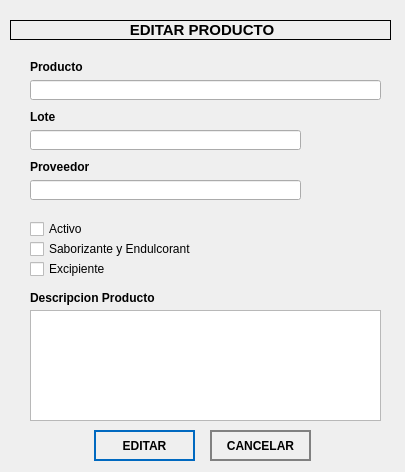
<?xml version="1.0" encoding="UTF-8"?>
<ui version="4.0">
 <class>editProductWindow</class>
 <widget class="QWidget" name="editProductWindow">
  <property name="geometry">
   <rect>
    <x>0</x>
    <y>0</y>
    <width>405</width>
    <height>472</height>
   </rect>
  </property>
  <property name="windowTitle">
   <string>Editar Producto</string>
  </property>
  <widget class="QLabel" name="label">
   <property name="geometry">
    <rect>
     <x>10</x>
     <y>20</y>
     <width>381</width>
     <height>20</height>
    </rect>
   </property>
   <property name="frameShape">
    <enum>QFrame::Box</enum>
   </property>
   <property name="text">
    <string>&lt;html&gt;&lt;head/&gt;&lt;body&gt;&lt;p align=&quot;center&quot;&gt;&lt;span style=&quot; font-size:11pt; font-weight:600;&quot;&gt;EDITAR PRODUCTO&lt;/span&gt;&lt;/p&gt;&lt;/body&gt;&lt;/html&gt;</string>
   </property>
  </widget>
  <widget class="QLabel" name="label_2">
   <property name="geometry">
    <rect>
     <x>30</x>
     <y>60</y>
     <width>61</width>
     <height>13</height>
    </rect>
   </property>
   <property name="text">
    <string>&lt;html&gt;&lt;head/&gt;&lt;body&gt;&lt;p&gt;&lt;span style=&quot; font-weight:600;&quot;&gt;Producto&lt;/span&gt;&lt;/p&gt;&lt;/body&gt;&lt;/html&gt;</string>
   </property>
  </widget>
  <widget class="QLineEdit" name="nameLineEdit">
   <property name="geometry">
    <rect>
     <x>30</x>
     <y>80</y>
     <width>351</width>
     <height>20</height>
    </rect>
   </property>
  </widget>
  <widget class="QLabel" name="label_3">
   <property name="geometry">
    <rect>
     <x>30</x>
     <y>110</y>
     <width>61</width>
     <height>13</height>
    </rect>
   </property>
   <property name="text">
    <string>&lt;html&gt;&lt;head/&gt;&lt;body&gt;&lt;p&gt;&lt;span style=&quot; font-weight:600;&quot;&gt;Lote&lt;/span&gt;&lt;/p&gt;&lt;/body&gt;&lt;/html&gt;</string>
   </property>
  </widget>
  <widget class="QLineEdit" name="loteLineEdit">
   <property name="geometry">
    <rect>
     <x>30</x>
     <y>130</y>
     <width>271</width>
     <height>20</height>
    </rect>
   </property>
  </widget>
  <widget class="QLabel" name="label_4">
   <property name="geometry">
    <rect>
     <x>30</x>
     <y>160</y>
     <width>61</width>
     <height>13</height>
    </rect>
   </property>
   <property name="text">
    <string>&lt;html&gt;&lt;head/&gt;&lt;body&gt;&lt;p&gt;&lt;span style=&quot; font-weight:600;&quot;&gt;Proveedor&lt;/span&gt;&lt;/p&gt;&lt;/body&gt;&lt;/html&gt;</string>
   </property>
  </widget>
  <widget class="QLineEdit" name="proveedorLineEdit">
   <property name="geometry">
    <rect>
     <x>30</x>
     <y>180</y>
     <width>271</width>
     <height>20</height>
    </rect>
   </property>
  </widget>
  <widget class="QCheckBox" name="activoCheckBox">
   <property name="geometry">
    <rect>
     <x>30</x>
     <y>220</y>
     <width>67</width>
     <height>18</height>
    </rect>
   </property>
   <property name="styleSheet">
    <string notr="true">Activo
font: 75 11pt &quot;Arial&quot;;</string>
   </property>
   <property name="text">
    <string>Activo</string>
   </property>
  </widget>
  <widget class="QCheckBox" name="saborCheckBox">
   <property name="geometry">
    <rect>
     <x>30</x>
     <y>240</y>
     <width>161</width>
     <height>18</height>
    </rect>
   </property>
   <property name="styleSheet">
    <string notr="true">Activo
font: 75 11pt &quot;Arial&quot;;</string>
   </property>
   <property name="text">
    <string>Saborizante y Endulcorante</string>
   </property>
  </widget>
  <widget class="QCheckBox" name="excipienteCheckBox">
   <property name="geometry">
    <rect>
     <x>30</x>
     <y>260</y>
     <width>81</width>
     <height>18</height>
    </rect>
   </property>
   <property name="styleSheet">
    <string notr="true">Activo
font: 75 11pt &quot;Arial&quot;;</string>
   </property>
   <property name="text">
    <string>Excipiente</string>
   </property>
  </widget>
  <widget class="QLabel" name="label_5">
   <property name="geometry">
    <rect>
     <x>30</x>
     <y>290</y>
     <width>131</width>
     <height>16</height>
    </rect>
   </property>
   <property name="text">
    <string>&lt;html&gt;&lt;head/&gt;&lt;body&gt;&lt;p&gt;&lt;span style=&quot; font-weight:600;&quot;&gt;Descripcion Producto&lt;/span&gt;&lt;/p&gt;&lt;/body&gt;&lt;/html&gt;</string>
   </property>
  </widget>
  <widget class="QTextEdit" name="descriptionTextEdit">
   <property name="geometry">
    <rect>
     <x>30</x>
     <y>310</y>
     <width>351</width>
     <height>111</height>
    </rect>
   </property>
  </widget>
  <widget class="QPushButton" name="addButton">
   <property name="geometry">
    <rect>
     <x>94</x>
     <y>430</y>
     <width>101</width>
     <height>31</height>
    </rect>
   </property>
   <property name="cursor">
    <cursorShape>PointingHandCursor</cursorShape>
   </property>
   <property name="styleSheet">
    <string notr="true">QPushButton
{	
	height: 2em;
 	border-style: solid;
	border-width: 2px;
 	border-color: #0069c0;
	font-weight: bold;
}

QPushButton:hover
{
   	background-color:#0069c0;
	color:white;
}</string>
   </property>
   <property name="text">
    <string>EDITAR</string>
   </property>
   <property name="icon">
    <iconset>
     <normaloff>../assets/icons/edit-product.png</normaloff>../assets/icons/edit-product.png</iconset>
   </property>
   <property name="iconSize">
    <size>
     <width>20</width>
     <height>20</height>
    </size>
   </property>
  </widget>
  <widget class="QPushButton" name="cancelButton">
   <property name="geometry">
    <rect>
     <x>210</x>
     <y>430</y>
     <width>101</width>
     <height>31</height>
    </rect>
   </property>
   <property name="cursor">
    <cursorShape>PointingHandCursor</cursorShape>
   </property>
   <property name="styleSheet">
    <string notr="true">QPushButton
{	
	height: 2em;
 	border-style: solid;
	border-width: 2px;
 	border-color: grey;
	font-weight: bold;
}

QPushButton:hover
{
   	background-color:grey;
	color:white;
}</string>
   </property>
   <property name="text">
    <string>CANCELAR</string>
   </property>
  </widget>
 </widget>
 <resources/>
 <connections/>
</ui>
